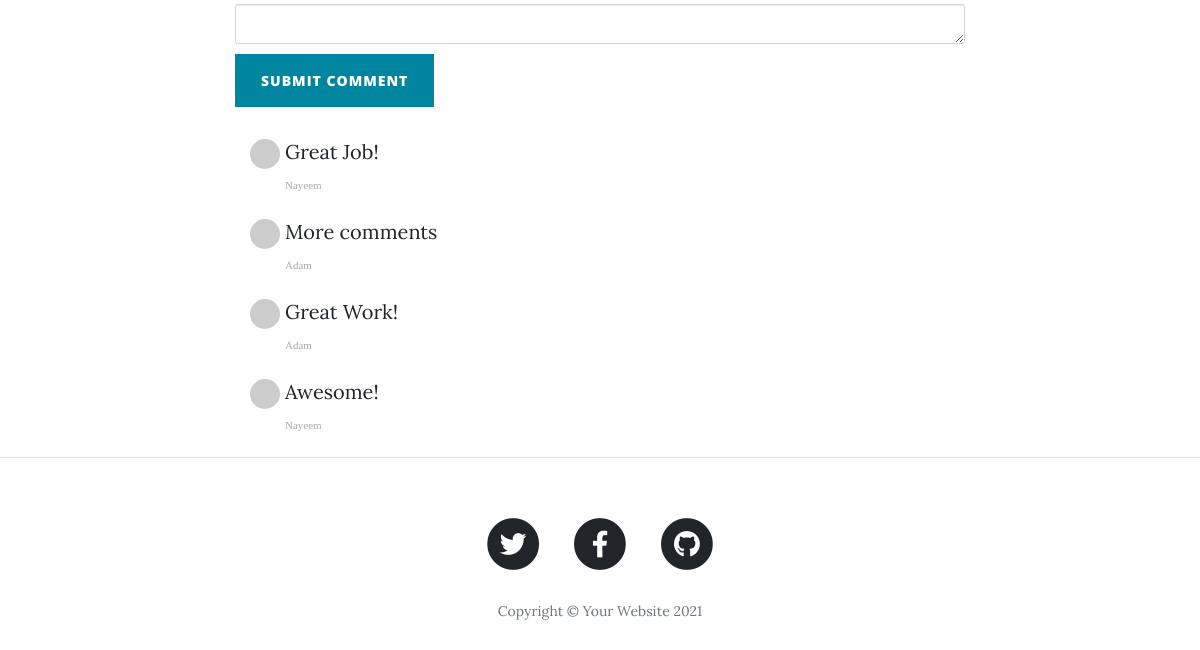
/post/1 (lower part), run on an earlier commit of the app's database.
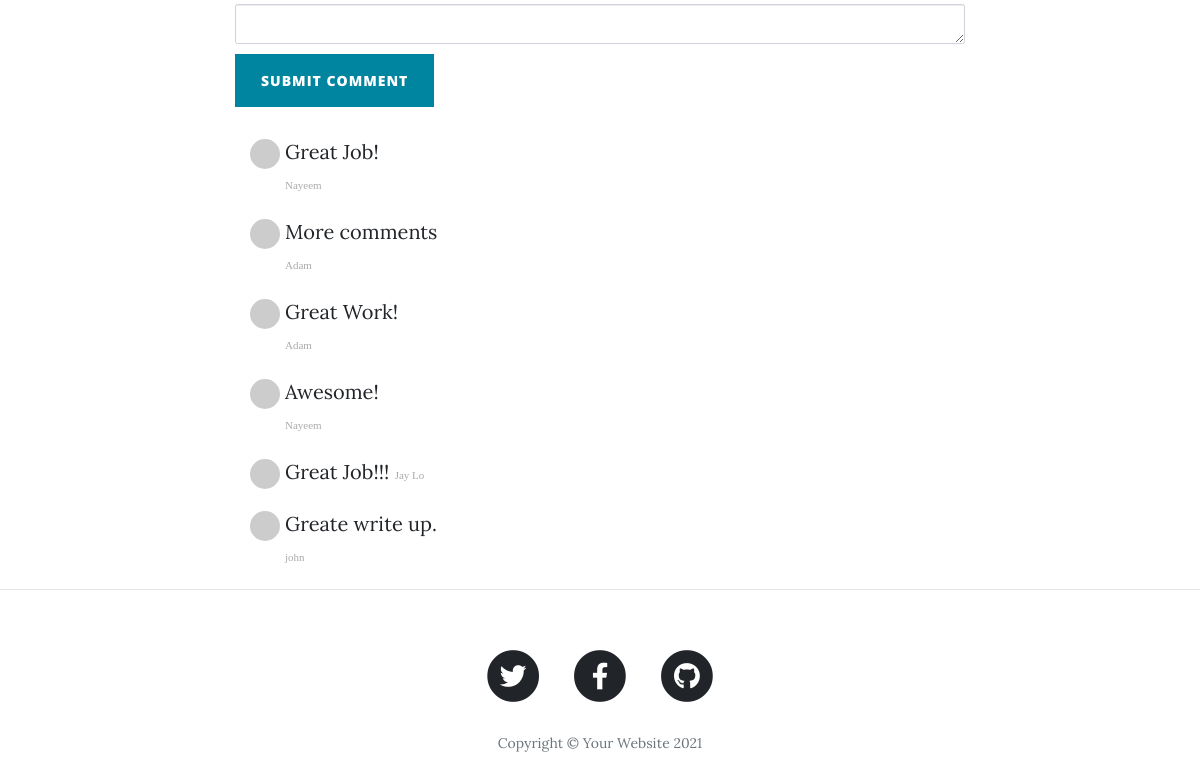
And on a later commit of the database.
### main.py (models this page shows)
class Comment(db.Model):
    __tablename__ = "comments"
    id = db.Column(db.Integer, primary_key=True)
    author_id = db.Column(db.Integer, db.ForeignKey('users.id'))
    comment_author = db.relationship("User", back_populates='comments')
    post_id = db.Column(db.Integer, db.ForeignKey('blog_posts.id'))
    parent_post = db.relationship("BlogPost", back_populates='comments')
    text = db.Column(db.Text, nullable=False)

class User(flask_login.UserMixin, db.Model):
    __tablename__ = "users"
    id = db.Column(db.Integer, primary_key=True)
    email = db.Column(db.String(80), nullable=False)
    name = db.Column(db.String(80), nullable=False)
    user_pass = db.Column(db.String(25), nullable=False)
    posts = db.relationship('BlogPost', back_populates='author')
    comments = db.relationship('Comment', back_populates='comment_author')

### main.py (the view, shortened to what this page needs)
@app.route('/post/<int:index>', methods=["GET", "POST"])
def get_post(index):
    all_posts = db.session.query(BlogPost).all()
    requested_post = None
    for blog_post in all_posts:
        if blog_post.id == index:
            requested_post = blog_post
    return render_template("post.html", post=requested_post, comment_form=Comment_form())

### form.py
class Comment_form(FlaskForm):
    body = CKEditorField("Comment", validators=[DataRequired()])
    submit = SubmitField("SUBMIT COMMENT")

### templates/post.html (shortened to what this page needs)
{% extends 'bootstrap/base.html' %}
{% import "bootstrap/wtf.html" as wtf %}
{% block content %}
{% include 'header.html' %}
<article>
    <div class="container">
        <div class="row">
            <div class="col-lg-8 col-md-10 mx-auto">
                {{ wtf.quick_form(comment_form, button_map={'submit':'primary'}) }}
                    <div class="col-lg-8 col-md-10 mx-auto comment">
                        {% for comment in post.comments %}
                            <ul class="commentList">
                                <li>
                                    <div class="commenterImage">
                                        <img src="{{ comment.comment_author.email | gravatar }}"/>
                                    </div>
                                    <di class="commentText">
                                        {{comment.text | safe()}}
                                        <span class="date sub-text">{{comment.comment_author.name}}</span>
                                    </di>
                                </li>
                            </ul>
                        {% endfor %}
                    </div>
            </div>
        </div>
    </div>
</article>
  <hr>
{% include 'footer.html' %}
{% endblock %}

### templates/header.html (shortened to what this page needs)
<!DOCTYPE html>
<html lang="en">
<head>
    <link href="{{url_for('static', filename='vendor/bootstrap/css/bootstrap.min.css') }}" rel="stylesheet">
    <link href="{{url_for('static', filename='vendor/fontawesome-free/css/all.min.css')}}" rel="stylesheet"
        type="text/css">
    <link href="{{ url_for('static', filename='css/clean-blog.min.css')}}" rel="stylesheet">
</head>
<body>
</body>

### templates/footer.html (shortened to what this page needs)
<!DOCTYPE html>
<html lang="en">
<footer>
    <div class="container">
        <div class="row">
            <div class="col-lg-8 col-md-10 mx-auto">
                <ul class="list-inline text-center">
                    <li class="list-inline-item">
                        <a href="#">
                            <span class="fa-stack fa-lg">
                                <i class="fas fa-circle fa-stack-2x"></i>
                                <i class="fab fa-twitter fa-stack-1x fa-inverse"></i>
                            </span>
                        </a>
                    </li>
                    <li class="list-inline-item">
                        <a href="#">
                            <span class="fa-stack fa-lg">
                                <i class="fas fa-circle fa-stack-2x"></i>
                                <i class="fab fa-facebook-f fa-stack-1x fa-inverse"></i>
                            </span>
                        </a>
                    </li>
                    <li class="list-inline-item">
                        <a href="#">
                            <span class="fa-stack fa-lg">
                                <i class="fas fa-circle fa-stack-2x"></i>
                                <i class="fab fa-github fa-stack-1x fa-inverse"></i>
                            </span>
                        </a>
                    </li>
                </ul>
                <p class="copyright text-muted">Copyright &copy; Your Website 2021</p>
            </div>
        </div>
    </div>
</footer>

What changed in the data, as far as the page shows it:
added Comment: text "Great Job!!!", comment_author.name "Jay Lo"
added Comment: text "Greate write up.", comment_author.name "john"
